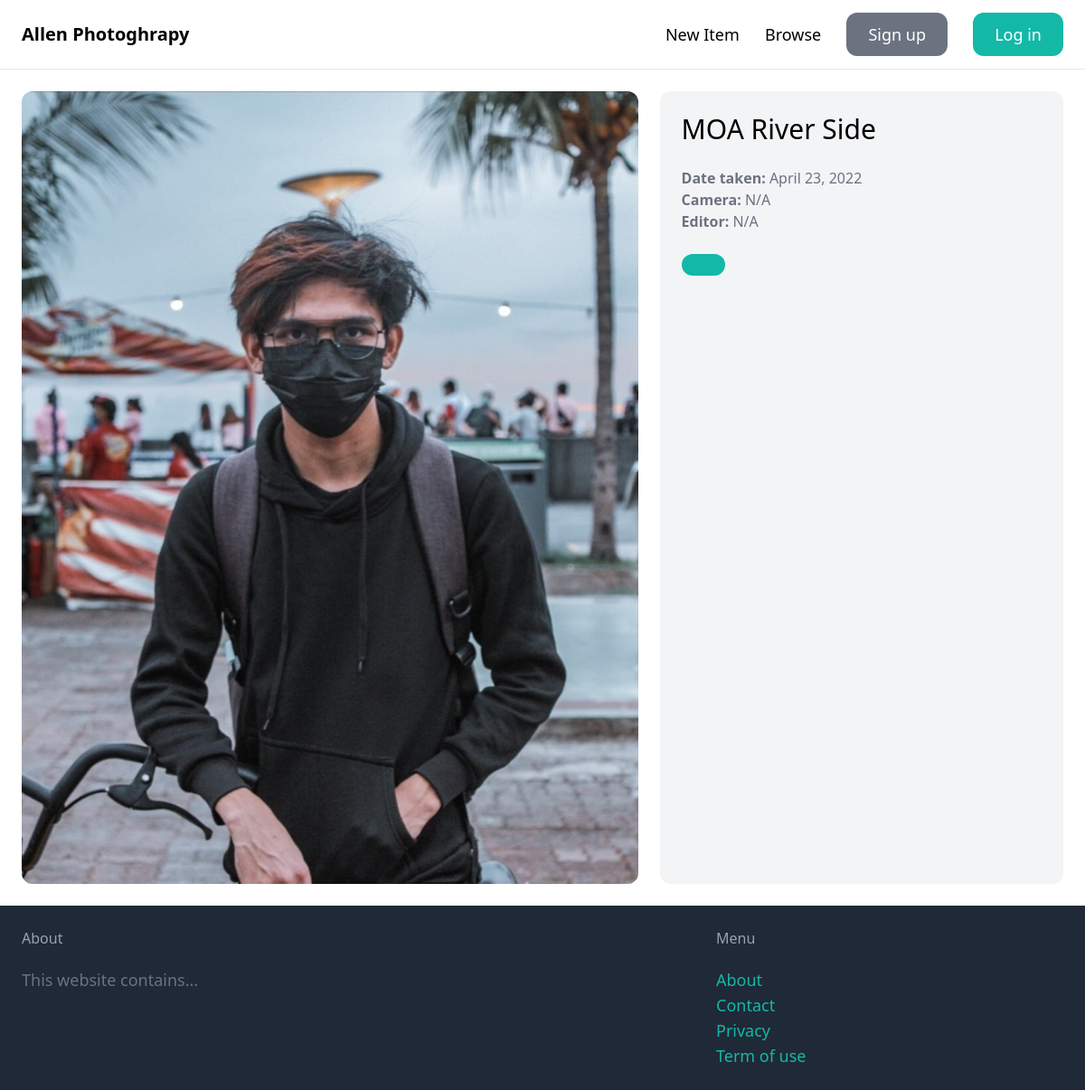
/items/6/, run on the app's committed database.
### item/models.py (models this page shows, shortened)
class Item(models.Model):
    category = models.ForeignKey(Category, related_name='items', on_delete=models.CASCADE)
    name = models.CharField(max_length=255)
    description = models.TextField(blank=True, null=True)
    date_taken = models.DateField(blank=True, null=True)
    camera_used = models.CharField(max_length=255, default='N/A')
    picture_editor_used = models.CharField(max_length=255, default='N/A')
    image = models.ImageField(upload_to='item_images', blank=True, null=True)
    created_by = models.ForeignKey(User, related_name='items', on_delete=models.CASCADE)
    created_at = models.DateTimeField(auto_now_add=True)

### item/views.py (the view)
# urls.py: path('<int:pk>/', views.detail, name='detail'),
def detail(request, pk):
    item = get_object_or_404(Item, pk=pk)
    return render(request, 'item/detail.html',{
        'item': item
    })

### item/templates/item/detail.html (shortened to what this page needs)
{% extends 'core/base.html' %}
{% block content%}
    <div class="grid grid-cols-5 gap-6">
        <div class="col-span-3">
            <img src="{{ item.image.url}}" class="rounded-xl">
        </div>
        <div class="col-span-2 p-6 bg-gray-100 rounded-xl">
            <h1 class="mb-6 text-3xl"> {{ item.name }} </h1>
            <p class="text-gray-500"><strong>Date taken: </strong>{{ item.date_taken }}</p>
            <p class="text-gray-500"><strong>Camera: </strong>{{ item.camera_used }}</p>
            <p class="text-gray-500"><strong>Editor: </strong>{{ item.picture_editor_used }}</p>
            <a href="#" class="inline-block mt-6 px-6 py-3 text-lg font-semibold bg-teal-500 text-white hover:bg-teal-700 rounded-xl"></a>
        </div>
    </div>
{% endblock %}

### data on the page
Item: image (picture), name "MOA River Side", date_taken "April 23, 2022", camera_used "N/A", picture_editor_used "N/A"
